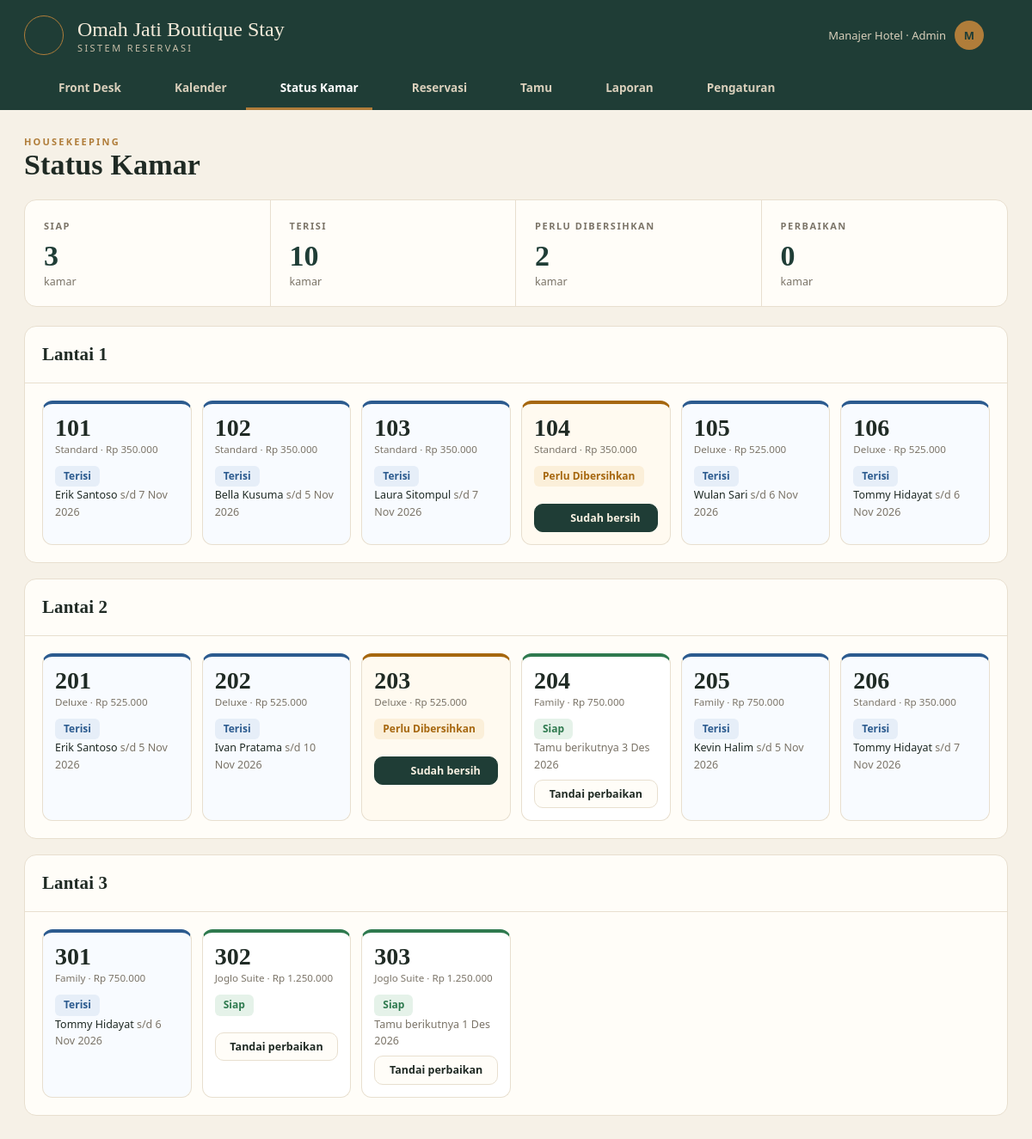
Screenshot of /index.php?page=kamar (signed in) with the database file from the repository.
### tables this page shows
CREATE TABLE pengaturan (
  id INT PRIMARY KEY,
  nama_hotel VARCHAR(100) NOT NULL,
  alamat VARCHAR(255),
  telepon VARCHAR(30),
  jam_checkin VARCHAR(5) NOT NULL DEFAULT '14:00',
  jam_checkout VARCHAR(5) NOT NULL DEFAULT '12:00',
  pajak_persen TINYINT NOT NULL DEFAULT 0
);

CREATE TABLE kamar (
  id INT AUTO_INCREMENT PRIMARY KEY,
  nomor VARCHAR(10) NOT NULL UNIQUE,
  lantai TINYINT NOT NULL DEFAULT 1,
  tipe_id INT NOT NULL,
  status ENUM('tersedia','terisi','kotor','perbaikan') NOT NULL DEFAULT 'tersedia',
  FOREIGN KEY (tipe_id) REFERENCES tipe_kamar(id)
);

CREATE TABLE tipe_kamar (
  id INT AUTO_INCREMENT PRIMARY KEY,
  nama VARCHAR(60) NOT NULL,
  harga INT NOT NULL,
  kapasitas TINYINT NOT NULL DEFAULT 2,
  fasilitas VARCHAR(255)
);

### index.php (called while the page is built, shortened)
<?php
require __DIR__ . '/includes/bootstrap.php';
$routes = [
    'login'      => 'pages/login.php',
    'logout'     => 'pages/logout.php',
    'dashboard'  => 'pages/dashboard.php',
    'kalender'   => 'pages/kalender.php',
    'kamar'      => 'pages/kamar.php',
    'reservasi'  => 'pages/reservasi/index.php',
    'res.baru'   => 'pages/reservasi/baru.php',
    'res.detail' => 'pages/reservasi/detail.php',
    'res.aksi'   => 'pages/reservasi/aksi.php',
    'invoice'    => 'pages/reservasi/invoice.php',
    'tamu'       => 'pages/tamu.php',
    'laporan'    => 'pages/laporan.php',
    'master'     => 'pages/master/index.php',
];
$page = $_GET['page'] ?? 'dashboard';
require __DIR__ . '/' . $routes[$page];

### pages/kamar.php (the view, shortened to what this page needs)
<?php
$kamar = q("SELECT k.*, t.nama tipe, t.harga, (SELECT tm.nama FROM reservasi r JOIN tamu tm ON tm.id = r.tamu_id WHERE r.kamar_id = k.id AND r.status = 'checkin' LIMIT 1) tamu,
            (SELECT r.check_out FROM reservasi r WHERE r.kamar_id = k.id AND r.status = 'checkin' LIMIT 1) sampai,
            (SELECT MIN(r.check_in) FROM reservasi r WHERE r.kamar_id = k.id AND r.status = 'booking' AND r.check_in >= CURDATE()) berikut
            FROM kamar k JOIN tipe_kamar t ON t.id = k.tipe_id ORDER BY k.lantai, k.nomor")->fetchAll();
$hitung = array_count_values(array_column($kamar, 'status'));
$lantai = [];
foreach ($kamar as $k) $lantai[$k['lantai']][] = $k;
$title = 'Status Kamar';
$eyebrow = 'Housekeeping';
require __DIR__ . '/../includes/header.php';
?>
<div class="kpis" style="grid-template-columns:repeat(4,1fr)">
    <?php foreach (STATUS_KAMAR as $s => [$l, $c]): ?><div class="kpi"><small><?= $l ?></small><strong><?= $hitung[$s] ?? 0 ?></strong><span>kamar</span></div><?php endforeach; ?>
</div>
<?php foreach ($lantai as $lt => $rooms): ?>
    <div class="card" style="margin-bottom:18px">
        <div class="card-head"><h2>Lantai <?= $lt ?></h2></div>
        <div class="card-body"><div class="rooms">
            <?php foreach ($rooms as $k): ?>
                <div class="room <?= $k['status'] ?>">
                    <div class="no"><?= e($k['nomor']) ?></div><small><?= e($k['tipe']) ?> · <?= rupiah($k['harga']) ?></small>
                    <div class="who"><?= badge(STATUS_KAMAR, $k['status']) ?><br>
                        <?php if ($k['tamu']): ?><?= e($k['tamu']) ?> <span class="muted">s/d <?= tgl($k['sampai']) ?></span>
                        <?php elseif ($k['berikut']): ?><span class="muted">Tamu berikutnya <?= tgl($k['berikut']) ?></span><?php endif; ?></div>
                    <?php if ($k['status'] === 'kotor'): ?>
                        <form method="post"><button class="btn btn-sm btn-primary btn-block"><?= icon('check', 14) ?> Sudah bersih</button></form>
                    <?php elseif (user()['role'] === 'admin' && in_array($k['status'], ['tersedia', 'perbaikan'], true)): ?>
                        <form method="post"><button class="btn btn-sm btn-block"><?= $k['status'] === 'tersedia' ? 'Tandai perbaikan' : 'Selesai perbaikan' ?></button></form>
                    <?php endif; ?>
                </div>
            <?php endforeach; ?>
        </div></div>
    </div>
<?php endforeach; ?>
<?php require __DIR__ . '/../includes/footer.php'; ?>

### includes/header.php (shortened to what this page needs)
<?php
$nav = [
    ['dashboard', 'Front Desk', 'home'],
    ['kalender', 'Kalender', 'calendar'],
    ['kamar', 'Status Kamar', 'grid'],
    ['reservasi', 'Reservasi', 'receipt'],
    ['tamu', 'Tamu', 'users'],
    ['laporan', 'Laporan', 'chart'],
];
if (user()['role'] === 'admin') $nav[] = ['master', 'Pengaturan', 'settings'];
$current = $_GET['page'] ?? 'dashboard';
$set = setting();
?>
<!DOCTYPE html>
<html lang="id">
<head>
    <link rel="stylesheet" href="assets/css/style.css">
</head>
<body>
<header class="masthead">
    <div class="masthead-inner">
        <div class="mast-top">
            <span class="crest"><?= icon('sparkle', 20) ?></span>
            <div class="name"><?= e($set['nama_hotel']) ?><small>Sistem Reservasi</small></div>
            <div class="mast-user"><span><?= e(user()['nama']) ?> · <?= e(ucfirst(user()['role'])) ?></span><span class="dot"><?= e(strtoupper(substr(user()['nama'], 0, 1))) ?></span>
                <a href="<?= url('logout') ?>" title="Keluar"><?= icon('logout', 18) ?></a></div>
        </div>
        <nav class="tabs">
            <?php foreach ($nav as [$key, $label, $ic]): ?><a href="<?= url($key) ?>" class="<?= $current === $key ? 'active' : '' ?>"><?= icon($ic, 16) ?> <?= $label ?></a><?php endforeach; ?>
        </nav>
    </div>
</header>
<main class="page">
    <div class="page-head">
        <div><div class="eyebrow"><?= e($eyebrow ?? tgl(date('Y-m-d'))) ?></div><h1><?= e($title ?? 'Front Desk') ?></h1></div>
    </div>

### includes/bootstrap.php (shortened to what this page needs)
<?php
function db(): PDO
{
    static $pdo = null;
    if ($pdo === null) {
        $c = require __DIR__ . '/../config/database.php';
        $dsn = "mysql:host={$c['host']};port={$c['port']};dbname={$c['database']};charset=utf8mb4";
        try {
            $pdo = new PDO($dsn, $c['username'], $c['password'], [
                PDO::ATTR_ERRMODE => PDO::ERRMODE_EXCEPTION,
                PDO::ATTR_DEFAULT_FETCH_MODE => PDO::FETCH_ASSOC,
            ]);
        } catch (PDOException $e) {
            die('<h3>Koneksi database gagal.</h3><p>Cek config/database.php dan pastikan database <b>'
                . htmlspecialchars($c['database']) . '</b> sudah di-import.</p>');
        }
    }
    return $pdo;
}
function q(string $sql, array $params = []): PDOStatement
{
    $st = db()->prepare($sql);
    $st->execute($params);
    return $st;
}
function e($v): string
{
    return htmlspecialchars((string) $v, ENT_QUOTES, 'UTF-8');
}
function rupiah($n): string
{
    return 'Rp ' . number_format((int) $n, 0, ',', '.');
}
function tgl($date): string
{
    $bulan = ['', 'Jan', 'Feb', 'Mar', 'Apr', 'Mei', 'Jun', 'Jul', 'Agu', 'Sep', 'Okt', 'Nov', 'Des'];
    $t = strtotime($date);
    return date('j', $t) . ' ' . $bulan[(int) date('n', $t)] . ' ' . date('Y', $t);
}
function url(string $page = 'dashboard', array $params = []): string
{
    return 'index.php?' . http_build_query(['page' => $page] + $params);
}
function user(): ?array
{
    return $_SESSION['user'] ?? null;
}
function setting(): array
{
    static $s = null;
    return $s ??= q('SELECT * FROM pengaturan WHERE id = 1')->fetch() ?: [];
}
function icon(string $name, int $size = 18): string
{
    $p = $paths[$name] ?? '';
    return '<svg class="ic" width="' . $size . '" height="' . $size . '" viewBox="0 0 24 24" fill="none" stroke="currentColor" stroke-width="2" stroke-linecap="round" stroke-linejoin="round">' . $p . '</svg>';
}
function badge(array $map, string $s): string
{
    [$l, $c] = $map[$s] ?? [ucfirst($s), 'gray'];
    return '<span class="badge badge-' . $c . '">' . e($l) . '</span>';
}

### rows the page displays
pengaturan: nama_hotel "Omah Jati Boutique Stay"
kamar: tipe "3", id "10", lantai "2", nomor "204", tipe.nama "Family", tipe.harga "Rp 750.000", l "Siap", berikut "3 Des 2026", status "Tandai perbaikan"
kamar: nomor "101", tipe.nama "Standard", tipe.harga "Rp 350.000", l "Terisi", tamu "Erik Santoso", sampai "7 Nov 2026"
kamar: nomor "102", tipe.nama "Standard", tipe.harga "Rp 350.000", l "Terisi", tamu "Bella Kusuma", sampai "5 Nov 2026"
kamar: nomor "103", tipe.nama "Standard", tipe.harga "Rp 350.000", l "Terisi", tamu "Laura Sitompul", sampai "7 Nov 2026"
kamar: nomor "104", tipe.nama "Standard", tipe.harga "Rp 350.000", l "Perlu Dibersihkan", $size 14 (drawn)
kamar: nomor "105", tipe.nama "Deluxe", tipe.harga "Rp 525.000", l "Terisi", tamu "Wulan Sari", sampai "6 Nov 2026"
kamar: nomor "106", tipe.nama "Deluxe", tipe.harga "Rp 525.000", l "Terisi", tamu "Tommy Hidayat", sampai "6 Nov 2026"
kamar: nomor "201", tipe.nama "Deluxe", tipe.harga "Rp 525.000", l "Terisi", tamu "Erik Santoso", sampai "5 Nov 2026"
kamar: nomor "202", tipe.nama "Deluxe", tipe.harga "Rp 525.000", l "Terisi", tamu "Ivan Pratama", sampai "10 Nov 2026"
kamar: nomor "203", tipe.nama "Deluxe", tipe.harga "Rp 525.000", l "Perlu Dibersihkan", $size 14 (drawn)
kamar: nomor "205", tipe.nama "Family", tipe.harga "Rp 750.000", l "Terisi", tamu "Kevin Halim", sampai "5 Nov 2026"
kamar: nomor "206", tipe.nama "Standard", tipe.harga "Rp 350.000", l "Terisi", tamu "Tommy Hidayat", sampai "7 Nov 2026"
kamar: nomor "301", tipe.nama "Family", tipe.harga "Rp 750.000", l "Terisi", tamu "Tommy Hidayat", sampai "6 Nov 2026"
kamar: nomor "302", tipe.nama "Joglo Suite", tipe.harga "Rp 1.250.000", l "Siap", status "Tandai perbaikan"
kamar: nomor "303", tipe.nama "Joglo Suite", tipe.harga "Rp 1.250.000", l "Siap", berikut "1 Des 2026", status "Tandai perbaikan"

### other values shown
user()['nama'] "Manajer Hotel"
user()['role'] "Admin"
substr(user()['nama'], 0, 1) "M"
$label "Front Desk"
$label "Kalender"
$label "Status Kamar"
$label "Reservasi"
$label "Tamu"
$label "Laporan"
$label "Pengaturan"
$eyebrow "HOUSEKEEPING"
$title "Status Kamar"
$l "SIAP"
$l "TERISI"
$l "PERLU DIBERSIHKAN"
